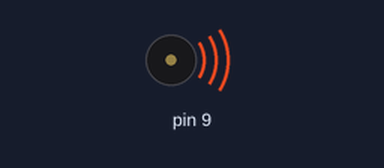
The sketch below on a simulated Arduino Uno, built with avr-gcc and run on an emulated ATmega328P. Shown: buzzer (waves = sounding).

Above: at 0.1 s.
At 27.0 s:
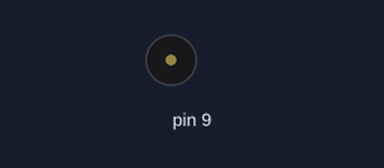
Timing chart, 0 to 28.5 s (numbered marks = the images above):
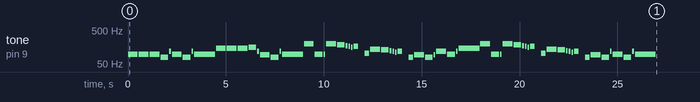

The sketch:

HARDER_BETTER_FASTER_STROGER.ino
```cpp
/* UNIVERSIDADE FEDERAL RURAL DO SEMI-ARIDO
   CENTRO DE CIENCIAS EXATAS E NATURAIS - CCEN
   ===== FISICA, MUSICA E ROBÓTICA =====
   Musica: HARDER, BETTER, FASTER, STRONGER - Daftpunk
   */

int c2 = 65, cS2 = 69, d2 = 73, dS2 = 78, e2 = 82, f2 = 87,
    fS2 = 93, g2 = 98, gS2 = 104, a2 = 110, aS2 = 117, b2 = 123;

// COMPASSO: 4/4
float andamento = 108;
// tempo do compasso(s) = 240 / andamento
float tempo = (240 / andamento) * 1000;

// notas na melodia:
int melodia[] = {
  g2,g2,g2,dS2,aS2,             g2,dS2,aS2,g2,
  d2*2,d2*2,d2*2,dS2*2,aS2,     fS2,dS2,aS2,g2,
  g2*2,g2,g2,g2*2,fS2*2,f2*2,   e2*2,dS2*2,e2*2,0,gS2,cS2*2,c2*2,b2,
  aS2,a2,aS2,0,dS2,fS2,dS2,fS2, aS2,g2,aS2,d2*2,
  g2*2,g2,g2,g2*2,fS2*2,f2*2,   e2*2,dS2*2,e2*2,0,gS2,cS2*2,c2*2,b2,
  aS2,a2,aS2,0,dS2,fS2,dS2,aS2, g2,dS2,aS2,g2
};

// duracoes das notas: 4 = quarto de tempo, 8 = oitavo de tempo, etc.:
int duracaoNotas[] = {
  4,4,4,16/3,16,         4,16/3,16,2,
  4,4,4,16/3,16,         4,16/3,16,2,
  4,16/3,16,4,16/3,16,   16,16,8,8,8,4,16/3,16,
  16,16,8,8,8,4,16/3,16, 4,16/3,16,2,
  4,16/3,16,4,16/3,16,   16,16,8,8,8,4,16/3,16,
  16,16,8,8,8,4,16/3,16, 4,16/3,16,2
};

void setup() {
  // itera as notas das melodias:
  for (int nota = 0; nota < 71; nota++) {
    // para calcular a duracao da nota, utilizaremos um segundo
    // dividido pelo tipo da nota.
    // ex. tempo = 1000:
    // quarto de tempo = 1000 / 4, oitavo de tempo = 1000/8, etc.
    int duracaoNota = tempo / (duracaoNotas[nota]);
    tone(9, melodia[nota], duracaoNota - 50);

    // para distinguir as notas, reduziremos o tempo de nota tocado,
    // porem o tempo até o próxima nota se manterá.
    int pausaEntreNotas = duracaoNota;
    delay(pausaEntreNotas);
    // parar a funcao tone:
    noTone(9);
  }
}
void loop() {
  // nao precisa repetir a melodia.
}
```
